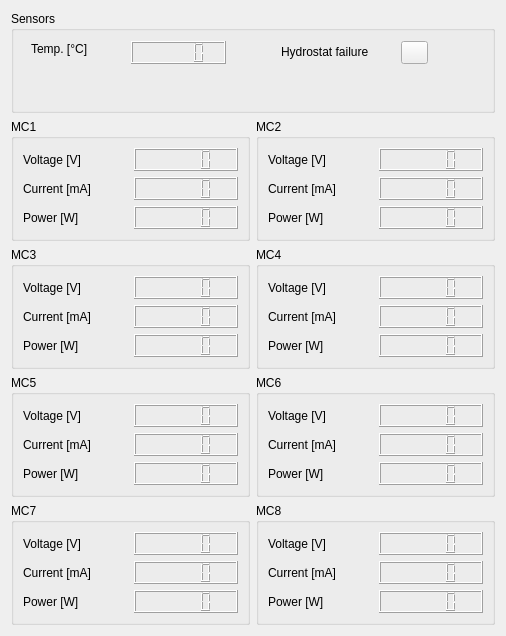
<?xml version="1.0" encoding="UTF-8"?>
<ui version="4.0">
 <class>pod1View</class>
 <widget class="QWidget" name="pod1View">
  <property name="geometry">
   <rect>
    <x>0</x>
    <y>0</y>
    <width>506</width>
    <height>636</height>
   </rect>
  </property>
  <property name="windowTitle">
   <string>POD 1</string>
  </property>
  <layout class="QGridLayout" name="gridLayout">
   <item row="1" column="0">
    <widget class="QGroupBox" name="groupBox">
     <property name="title">
      <string>MC1</string>
     </property>
     <layout class="QGridLayout" name="gridLayout_2">
      <item row="0" column="0">
       <widget class="QLabel" name="mc1VLabel">
        <property name="text">
         <string>Voltage [V]</string>
        </property>
       </widget>
      </item>
      <item row="0" column="1">
       <widget class="QLCDNumber" name="mc1_voltage"/>
      </item>
      <item row="1" column="0">
       <widget class="QLabel" name="mc1CLabel">
        <property name="text">
         <string>Current [mA]</string>
        </property>
       </widget>
      </item>
      <item row="1" column="1">
       <widget class="QLCDNumber" name="mc1_current"/>
      </item>
      <item row="2" column="0">
       <widget class="QLabel" name="mc1PLabel">
        <property name="text">
         <string>Power [W]</string>
        </property>
       </widget>
      </item>
      <item row="2" column="1">
       <widget class="QLCDNumber" name="mc1_power"/>
      </item>
     </layout>
    </widget>
   </item>
   <item row="2" column="0">
    <widget class="QGroupBox" name="groupBox_3">
     <property name="title">
      <string>MC3</string>
     </property>
     <layout class="QGridLayout" name="gridLayout_4">
      <item row="0" column="0">
       <widget class="QLabel" name="mc3VLabel">
        <property name="text">
         <string>Voltage [V]</string>
        </property>
       </widget>
      </item>
      <item row="0" column="1">
       <widget class="QLCDNumber" name="mc3_voltage"/>
      </item>
      <item row="1" column="0">
       <widget class="QLabel" name="mc3CLabel">
        <property name="text">
         <string>Current [mA]</string>
        </property>
       </widget>
      </item>
      <item row="1" column="1">
       <widget class="QLCDNumber" name="mc3_current"/>
      </item>
      <item row="2" column="0">
       <widget class="QLabel" name="mc3PLabel">
        <property name="text">
         <string>Power [W]</string>
        </property>
       </widget>
      </item>
      <item row="2" column="1">
       <widget class="QLCDNumber" name="mc3_power">
        <property name="smallDecimalPoint">
         <bool>false</bool>
        </property>
        <property name="numDigits">
         <number>5</number>
        </property>
        <property name="mode">
         <enum>QLCDNumber::Dec</enum>
        </property>
        <property name="segmentStyle">
         <enum>QLCDNumber::Filled</enum>
        </property>
        <property name="intValue" stdset="0">
         <number>0</number>
        </property>
       </widget>
      </item>
     </layout>
    </widget>
   </item>
   <item row="2" column="1">
    <widget class="QGroupBox" name="groupBox_4">
     <property name="title">
      <string>MC4</string>
     </property>
     <layout class="QGridLayout" name="gridLayout_5">
      <item row="0" column="1">
       <widget class="QLCDNumber" name="mc4_voltage"/>
      </item>
      <item row="1" column="0">
       <widget class="QLabel" name="label_11">
        <property name="text">
         <string>Current [mA]</string>
        </property>
       </widget>
      </item>
      <item row="1" column="1">
       <widget class="QLCDNumber" name="mc4_current"/>
      </item>
      <item row="2" column="0">
       <widget class="QLabel" name="label_12">
        <property name="text">
         <string>Power [W]</string>
        </property>
       </widget>
      </item>
      <item row="2" column="1">
       <widget class="QLCDNumber" name="mc4_power"/>
      </item>
      <item row="0" column="0">
       <widget class="QLabel" name="label_10">
        <property name="text">
         <string>Voltage [V]</string>
        </property>
       </widget>
      </item>
     </layout>
    </widget>
   </item>
   <item row="3" column="0">
    <widget class="QGroupBox" name="groupBox_5">
     <property name="title">
      <string>MC5</string>
     </property>
     <layout class="QGridLayout" name="gridLayout_6">
      <item row="0" column="0">
       <widget class="QLabel" name="label_13">
        <property name="text">
         <string>Voltage [V]</string>
        </property>
       </widget>
      </item>
      <item row="0" column="1">
       <widget class="QLCDNumber" name="mc5_voltage"/>
      </item>
      <item row="1" column="0">
       <widget class="QLabel" name="label_14">
        <property name="text">
         <string>Current [mA]</string>
        </property>
       </widget>
      </item>
      <item row="1" column="1">
       <widget class="QLCDNumber" name="mc5_current"/>
      </item>
      <item row="2" column="0">
       <widget class="QLabel" name="label_15">
        <property name="text">
         <string>Power [W]</string>
        </property>
       </widget>
      </item>
      <item row="2" column="1">
       <widget class="QLCDNumber" name="mc5_power"/>
      </item>
     </layout>
    </widget>
   </item>
   <item row="3" column="1">
    <widget class="QGroupBox" name="groupBox_6">
     <property name="title">
      <string>MC6</string>
     </property>
     <layout class="QGridLayout" name="gridLayout_7">
      <item row="0" column="0">
       <widget class="QLabel" name="label_16">
        <property name="text">
         <string>Voltage [V]</string>
        </property>
       </widget>
      </item>
      <item row="0" column="1">
       <widget class="QLCDNumber" name="mc6_voltage"/>
      </item>
      <item row="1" column="0">
       <widget class="QLabel" name="label_17">
        <property name="text">
         <string>Current [mA]</string>
        </property>
       </widget>
      </item>
      <item row="1" column="1">
       <widget class="QLCDNumber" name="mc6_current"/>
      </item>
      <item row="2" column="0">
       <widget class="QLabel" name="label_18">
        <property name="text">
         <string>Power [W]</string>
        </property>
       </widget>
      </item>
      <item row="2" column="1">
       <widget class="QLCDNumber" name="mc6_power"/>
      </item>
     </layout>
    </widget>
   </item>
   <item row="4" column="0">
    <widget class="QGroupBox" name="groupBox_7">
     <property name="title">
      <string>MC7</string>
     </property>
     <layout class="QGridLayout" name="gridLayout_8">
      <item row="0" column="0">
       <widget class="QLabel" name="label_19">
        <property name="text">
         <string>Voltage [V]</string>
        </property>
       </widget>
      </item>
      <item row="0" column="1">
       <widget class="QLCDNumber" name="mc7_voltage"/>
      </item>
      <item row="1" column="0">
       <widget class="QLabel" name="label_20">
        <property name="text">
         <string>Current [mA]</string>
        </property>
       </widget>
      </item>
      <item row="1" column="1">
       <widget class="QLCDNumber" name="mc7_current"/>
      </item>
      <item row="2" column="0">
       <widget class="QLabel" name="label_21">
        <property name="text">
         <string>Power [W]</string>
        </property>
       </widget>
      </item>
      <item row="2" column="1">
       <widget class="QLCDNumber" name="mc7_power"/>
      </item>
     </layout>
    </widget>
   </item>
   <item row="4" column="1">
    <widget class="QGroupBox" name="groupBox_8">
     <property name="title">
      <string>MC8</string>
     </property>
     <layout class="QGridLayout" name="gridLayout_9">
      <item row="0" column="0">
       <widget class="QLabel" name="label_22">
        <property name="text">
         <string>Voltage [V]</string>
        </property>
       </widget>
      </item>
      <item row="0" column="1">
       <widget class="QLCDNumber" name="mc8_voltage"/>
      </item>
      <item row="1" column="0">
       <widget class="QLabel" name="label_23">
        <property name="text">
         <string>Current [mA]</string>
        </property>
       </widget>
      </item>
      <item row="1" column="1">
       <widget class="QLCDNumber" name="mc8_current"/>
      </item>
      <item row="2" column="0">
       <widget class="QLabel" name="label_24">
        <property name="text">
         <string>Power [W]</string>
        </property>
       </widget>
      </item>
      <item row="2" column="1">
       <widget class="QLCDNumber" name="mc8_power"/>
      </item>
     </layout>
    </widget>
   </item>
   <item row="1" column="1">
    <widget class="QGroupBox" name="groupBox_2">
     <property name="title">
      <string>MC2</string>
     </property>
     <layout class="QGridLayout" name="gridLayout_3">
      <item row="1" column="0">
       <widget class="QLabel" name="mc2CLabel">
        <property name="text">
         <string>Current [mA]</string>
        </property>
       </widget>
      </item>
      <item row="0" column="1">
       <widget class="QLCDNumber" name="mc2_voltage"/>
      </item>
      <item row="1" column="1">
       <widget class="QLCDNumber" name="mc2_current"/>
      </item>
      <item row="2" column="0">
       <widget class="QLabel" name="mc2PLabel">
        <property name="text">
         <string>Power [W]</string>
        </property>
       </widget>
      </item>
      <item row="2" column="1">
       <widget class="QLCDNumber" name="mc2_power"/>
      </item>
      <item row="0" column="0">
       <widget class="QLabel" name="mc2VLabel">
        <property name="text">
         <string>Voltage [V]</string>
        </property>
       </widget>
      </item>
     </layout>
    </widget>
   </item>
   <item row="0" column="0" colspan="2">
    <widget class="QGroupBox" name="groupBox_9">
     <property name="minimumSize">
      <size>
       <width>0</width>
       <height>60</height>
      </size>
     </property>
     <property name="title">
      <string>Sensors</string>
     </property>
     <widget class="QLabel" name="label_25">
      <property name="geometry">
       <rect>
        <x>20</x>
        <y>30</y>
        <width>71</width>
        <height>16</height>
       </rect>
      </property>
      <property name="text">
       <string>Temp. [°C]</string>
      </property>
     </widget>
     <widget class="QLabel" name="label_26">
      <property name="geometry">
       <rect>
        <x>270</x>
        <y>30</y>
        <width>161</width>
        <height>21</height>
       </rect>
      </property>
      <property name="text">
       <string>Hydrostat failure</string>
      </property>
     </widget>
     <widget class="QLCDNumber" name="pod1_temp">
      <property name="geometry">
       <rect>
        <x>120</x>
        <y>30</y>
        <width>95</width>
        <height>23</height>
       </rect>
      </property>
     </widget>
     <widget class="QToolButton" name="toolButton">
      <property name="geometry">
       <rect>
        <x>390</x>
        <y>30</y>
        <width>27</width>
        <height>23</height>
       </rect>
      </property>
      <property name="text">
       <string/>
      </property>
      <property name="autoRaise">
       <bool>false</bool>
      </property>
     </widget>
    </widget>
   </item>
  </layout>
 </widget>
 <resources/>
 <connections/>
</ui>
